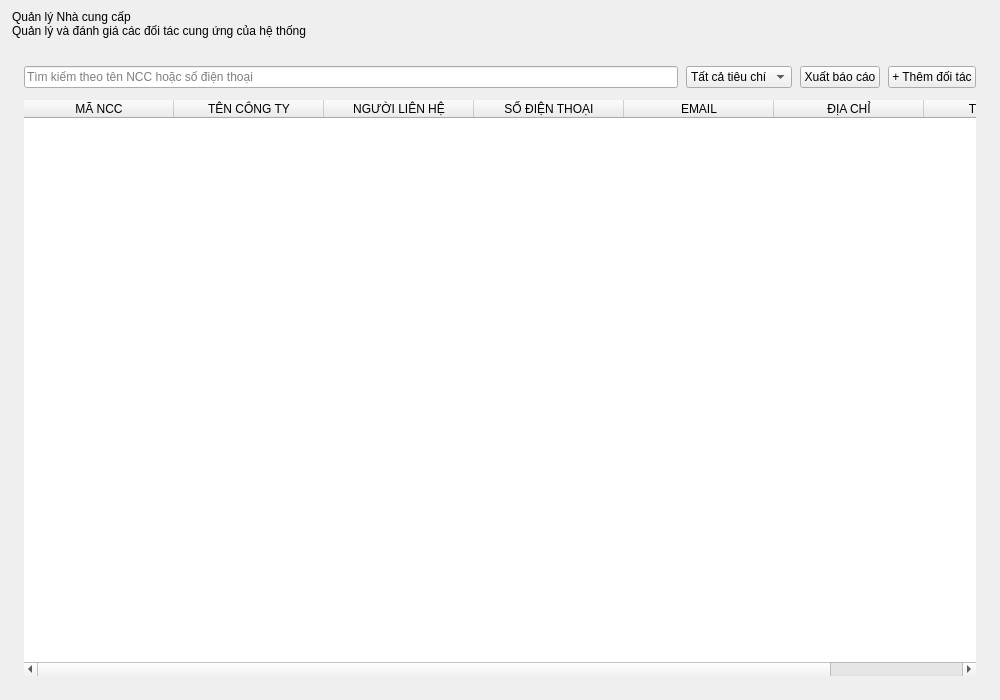
<?xml version="1.0" encoding="UTF-8"?>
<ui version="4.0">
 <class>SupplierManagement</class>
 <widget class="QWidget" name="SupplierManagement">
  <property name="geometry">
   <rect>
    <x>0</x>
    <y>0</y>
    <width>1000</width>
    <height>700</height>
   </rect>
  </property>
  <property name="styleSheet">
   <string notr="true">QWidget#SupplierManagement {
    background-color: #f1f5f9;
    color: #0f172a;
    font-family: &quot;Segoe UI&quot;, Arial, sans-serif;
}
QWidget {
    font-family: &quot;Segoe UI&quot;, Arial, sans-serif;
}
QLabel {
    background-color: transparent;
    border: none;
    color: #0f172a;
}

QLineEdit,
QComboBox,
QDateEdit,
QSpinBox,
QDoubleSpinBox {
    background-color: #ffffff;
    border: 1px solid #e2e8f0;
    border-radius: 8px;
    padding: 0px 12px;
    min-height: 38px;
    font-size: 13px;
    color: #0f172a;
    selection-background-color: #1d4ed8;
    selection-color: #ffffff;
}
QTextEdit {
    background-color: #ffffff;
    border: 1px solid #e2e8f0;
    border-radius: 8px;
    padding: 8px 10px;
    font-size: 13px;
    color: #0f172a;
    selection-background-color: #1d4ed8;
    selection-color: #ffffff;
}
QLineEdit:hover,
QComboBox:hover,
QDateEdit:hover,
QSpinBox:hover,
QDoubleSpinBox:hover,
QTextEdit:hover {
    border: 1px solid #cbd5e1;
}
QLineEdit:focus,
QComboBox:focus,
QDateEdit:focus,
QSpinBox:focus,
QDoubleSpinBox:focus,
QTextEdit:focus {
    border: 1px solid #1d4ed8;
}
QLineEdit:disabled,
QComboBox:disabled,
QDateEdit:disabled,
QSpinBox:disabled,
QDoubleSpinBox:disabled {
    background-color: #f8fafc;
    color: #94a3b8;
}

QComboBox::drop-down {
    subcontrol-origin: padding;
    subcontrol-position: center right;
    border: none;
    background-color: transparent;
    width: 26px;
}
QComboBox::down-arrow {
    image: url(assets/images/chevron-down.png);
    width: 10px;
    height: 10px;
}
QComboBox::down-arrow:on {
    image: url(assets/images/chevron-up.png);
}
QComboBox QAbstractItemView {
    background-color: #ffffff;
    border: 1px solid #e2e8f0;
    border-radius: 8px;
    padding: 4px;
    outline: none;
    selection-background-color: #f1f5f9;
    selection-color: #0f172a;
}
QComboBox QAbstractItemView::item {
    color: #0f172a;
    min-height: 30px;
    padding: 4px 10px;
    border-radius: 6px;
}
QComboBox QAbstractItemView::item:hover {
    background-color: #f1f5f9;
    color: #0f172a;
}
QComboBox QAbstractItemView::item:selected {
    background-color: #e2e8f0;
    color: #0f172a;
}

QSpinBox::up-button,
QSpinBox::down-button,
QDoubleSpinBox::up-button,
QDoubleSpinBox::down-button,
QDateEdit::up-button,
QDateEdit::down-button {
    subcontrol-origin: border;
    width: 20px;
    border: none;
    background-color: transparent;
}
QSpinBox::up-button,
QDoubleSpinBox::up-button,
QDateEdit::up-button {
    subcontrol-position: top right;
}
QSpinBox::down-button,
QDoubleSpinBox::down-button,
QDateEdit::down-button {
    subcontrol-position: bottom right;
}
QSpinBox::up-button:hover,
QSpinBox::down-button:hover,
QDoubleSpinBox::up-button:hover,
QDoubleSpinBox::down-button:hover,
QDateEdit::up-button:hover,
QDateEdit::down-button:hover {
    background-color: #f1f5f9;
}
QSpinBox::up-arrow,
QDoubleSpinBox::up-arrow,
QDateEdit::up-arrow {
    image: url(assets/images/chevron-up.png);
    width: 9px;
    height: 9px;
}
QSpinBox::down-arrow,
QDoubleSpinBox::down-arrow,
QDateEdit::down-arrow {
    image: url(assets/images/chevron-down.png);
    width: 9px;
    height: 9px;
}

QCheckBox {
    background-color: transparent;
    color: #334155;
    font-size: 13px;
    font-weight: bold;
    spacing: 8px;
}
QCheckBox::indicator {
    width: 16px;
    height: 16px;
    border: 1px solid #cbd5e1;
    border-radius: 4px;
    background-color: #ffffff;
}
QCheckBox::indicator:hover {
    border: 1px solid #1d4ed8;
}
QCheckBox::indicator:checked {
    background-color: #1d4ed8;
    border: 1px solid #1d4ed8;
}

QPushButton {
    background-color: #ffffff;
    color: #64748b;
    border: 1px solid #e2e8f0;
    border-radius: 8px;
    padding: 0px 16px;
    min-height: 38px;
    font-size: 12px;
    font-weight: bold;
}
QPushButton:hover {
    background-color: #eff6ff;
    color: #1d4ed8;
    border: 1px solid #1d4ed8;
}
QPushButton:pressed {
    background-color: #dbeafe;
}
QPushButton:disabled {
    background-color: #f8fafc;
    color: #cbd5e1;
    border: 1px solid #e2e8f0;
}

QPushButton#RowActionButton {
    background-color: transparent;
    border: none;
    border-radius: 6px;
    padding: 0px;
    min-width: 28px;
    max-width: 28px;
    min-height: 28px;
    max-height: 28px;
    color: #64748b;
}
QPushButton#RowActionButton:hover {
    background-color: #f1f5f9;
    border: none;
    color: #0f172a;
}
QPushButton#RowActionButton:pressed {
    background-color: #e2e8f0;
    border: none;
    color: #0f172a;
}

QPushButton#btnEditRow:hover {
    background-color: #eff6ff;
    color: #1d4ed8;
}

QPushButton#btnDeleteRow:hover {
    background-color: #fef2f2;
    color: #dc2626;
}

QTableWidget {
    background-color: transparent;
    border: none;
    gridline-color: #f1f5f9;
    font-size: 13px;
    color: #334155;
    outline: none;
}
QTableWidget::item {
    padding: 8px;
    border-bottom: 1px solid #f1f5f9;
}
QTableWidget::item:selected {
    background-color: #eff6ff;
    color: #1d4ed8;
}
QHeaderView {
    background-color: #f8fafc;
    border: none;
    border-bottom: 1px solid #e2e8f0;
}
QHeaderView::section {
    background-color: #f8fafc;
    color: #64748b;
    font-size: 11px;
    font-weight: 700;
    padding: 10px 8px;
    border: none;
    border-bottom: 1px solid #e2e8f0;
}
QTableCornerButton::section {
    background-color: #f8fafc;
    border: none;
}

QLabel[badge=&quot;info&quot;] {
    background-color: #dbeafe;
    color: #1d4ed8;
    border-radius: 6px;
    padding: 3px 10px;
    font-size: 11px;
    font-weight: 700;
}
QLabel[badge=&quot;success&quot;] {
    background-color: #d1fae5;
    color: #059669;
    border-radius: 6px;
    padding: 3px 10px;
    font-size: 11px;
    font-weight: 700;
}
QLabel[badge=&quot;warning&quot;] {
    background-color: #ffedd5;
    color: #ea580c;
    border-radius: 6px;
    padding: 3px 10px;
    font-size: 11px;
    font-weight: 700;
}
QLabel[badge=&quot;danger&quot;] {
    background-color: #fee2e2;
    color: #dc2626;
    border-radius: 6px;
    padding: 3px 10px;
    font-size: 11px;
    font-weight: 700;
}
QLabel[badge=&quot;neutral&quot;] {
    background-color: #e2e8f0;
    color: #64748b;
    border-radius: 6px;
    padding: 3px 10px;
    font-size: 11px;
    font-weight: 700;
}
QLabel[badge=&quot;violet&quot;] {
    background-color: #ede9fe;
    color: #6d28d9;
    border-radius: 6px;
    padding: 3px 10px;
    font-size: 11px;
    font-weight: 700;
}
QLabel[trend=&quot;up&quot;] {
    background-color: #ecfdf5;
    color: #059669;
    border-radius: 4px;
    padding: 2px 6px;
    font-size: 11px;
    font-weight: 700;
}
QLabel[trend=&quot;down&quot;] {
    background-color: #fef2f2;
    color: #dc2626;
    border-radius: 4px;
    padding: 2px 6px;
    font-size: 11px;
    font-weight: 700;
}
QLabel[trend=&quot;flat&quot;] {
    background-color: #f1f5f9;
    color: #64748b;
    border-radius: 4px;
    padding: 2px 6px;
    font-size: 11px;
    font-weight: 700;
}
QLabel[state=&quot;up&quot;] {
    color: #10b981;
    font-weight: bold;
}
QLabel[state=&quot;down&quot;] {
    color: #ef4444;
    font-weight: bold;
}
QLabel[state=&quot;flat&quot;] {
    color: #64748b;
    font-weight: bold;
}
QLabel[state=&quot;warning&quot;] {
    color: #eab308;
    font-weight: bold;
}
QLabel[state=&quot;safe&quot;] {
    color: #10b981;
}

QScrollArea {
    background-color: transparent;
    border: none;
}
QScrollArea &gt; QWidget &gt; QWidget {
    background-color: transparent;
}
QAbstractScrollArea::viewport {
    background-color: transparent;
}
QScrollBar:vertical {
    background-color: transparent;
    width: 10px;
    margin: 0px;
    border: none;
}
QScrollBar::handle:vertical {
    background-color: #cbd5e1;
    min-height: 35px;
    border-radius: 5px;
}
QScrollBar::handle:vertical:hover {
    background-color: #94a3b8;
}
QScrollBar::handle:vertical:pressed {
    background-color: #64748b;
}
QScrollBar::add-line:vertical,
QScrollBar::sub-line:vertical {
    height: 0px;
    width: 0px;
    background: transparent;
    border: none;
}
QScrollBar::up-arrow:vertical,
QScrollBar::down-arrow:vertical {
    width: 0px;
    height: 0px;
    background: transparent;
    border: none;
}
QScrollBar::add-page:vertical,
QScrollBar::sub-page:vertical {
    background: transparent;
}
QScrollBar:horizontal {
    background-color: transparent;
    height: 10px;
    margin: 0px;
    border: none;
}
QScrollBar::handle:horizontal {
    background-color: #cbd5e1;
    min-width: 35px;
    border-radius: 5px;
}
QScrollBar::handle:horizontal:hover {
    background-color: #94a3b8;
}
QScrollBar::handle:horizontal:pressed {
    background-color: #64748b;
}
QScrollBar::add-line:horizontal,
QScrollBar::sub-line:horizontal {
    width: 0px;
    height: 0px;
    background: transparent;
    border: none;
}
QScrollBar::left-arrow:horizontal,
QScrollBar::right-arrow:horizontal {
    width: 0px;
    height: 0px;
    background: transparent;
    border: none;
}
QScrollBar::add-page:horizontal,
QScrollBar::sub-page:horizontal {
    background: transparent;
}

QMenu {
    background-color: #ffffff;
    border: 1px solid #e2e8f0;
    border-radius: 8px;
    padding: 6px;
}
QMenu::item {
    background-color: transparent;
    color: #334155;
    border-radius: 6px;
    padding: 7px 18px;
    font-size: 13px;
}
QMenu::item:selected {
    background-color: #eff6ff;
    color: #1d4ed8;
}
QMenu::separator {
    height: 1px;
    background-color: #e2e8f0;
    margin: 6px 4px;
}

QFrame#frameHeader,
QFrame#frameToolbar,
QFrame#framePagination {
    background-color: transparent;
    border: none;
}

QFrame#frameTable {
    background-color: #ffffff;
    border: 1px solid #e2e8f0;
    border-radius: 14px;
}

QLabel#lblTitle {
    color: #0f172a;
    font-size: 24px;
    font-weight: 700;
    padding: 0px;
    margin: 0px;
}

QLabel#lblSubtitle,
QLabel#lblSub {
    color: #6b7280;
    font-size: 12px;
    font-weight: normal;
    margin-top: 4px;
}

QPushButton#btnAdd {
    background-color: #1d4ed8;
    color: #ffffff;
    border: none;
    border-radius: 8px;
    padding: 0px 20px;
    min-height: 38px;
    font-size: 13px;
    font-weight: 700;
}
QPushButton#btnAdd:hover {
    background-color: #1e3a8a;
}
QPushButton#btnAdd:pressed {
    background-color: #1e40af;
}
QPushButton#btnAdd:disabled {
    background-color: #cbd5e1;
    color: #f8fafc;
}

QPushButton#btnDelete {
    background-color: #ffffff;
    color: #dc2626;
    border: 1px solid #e2e8f0;
    border-radius: 8px;
    padding: 0px 16px;
    min-height: 38px;
    font-size: 12px;
    font-weight: bold;
}
QPushButton#btnDelete:hover {
    background-color: #fef2f2;
    border: 1px solid #dc2626;
}
QPushButton#btnDelete:disabled {
    background-color: #f8fafc;
    color: #cbd5e1;
    border: 1px solid #e2e8f0;
}

QLabel#lblPaginationInfo,
QLabel#lblPage {
    color: #64748b;
    font-size: 12px;
}

QPushButton#btnPrev,
QPushButton#btnNext,
QPushButton#btnPrevPage,
QPushButton#btnNextPage {
    background-color: #ffffff;
    color: #334155;
    border: 1px solid #e2e8f0;
    border-radius: 8px;
    min-width: 34px;
    max-width: 34px;
    min-height: 32px;
    max-height: 32px;
    padding: 0px;
    font-size: 14px;
    font-weight: bold;
}
QPushButton#btnPrev:hover,
QPushButton#btnNext:hover,
QPushButton#btnPrevPage:hover,
QPushButton#btnNextPage:hover {
    background-color: #eff6ff;
    border: 1px solid #1d4ed8;
    color: #1d4ed8;
}
QPushButton#btnPrev:disabled,
QPushButton#btnNext:disabled,
QPushButton#btnPrevPage:disabled,
QPushButton#btnNextPage:disabled {
    background-color: #f8fafc;
    border: 1px solid #e2e8f0;
    color: #cbd5e1;
}

QPushButton#PageNumberButton {
    background-color: #ffffff;
    color: #334155;
    border: 1px solid #e2e8f0;
    border-radius: 8px;
    min-width: 32px;
    max-width: 32px;
    min-height: 32px;
    max-height: 32px;
    padding: 0px;
    font-size: 12px;
    font-weight: bold;
}
QPushButton#PageNumberButton:hover {
    background-color: #eff6ff;
    border: 1px solid #1d4ed8;
    color: #1d4ed8;
}
QPushButton#PageNumberButton:checked {
    background-color: #1d4ed8;
    border: 1px solid #1d4ed8;
    color: #ffffff;
}
QPushButton#PageNumberButton:disabled {
    background-color: transparent;
    border: none;
    color: #94a3b8;
}

QLineEdit#txtSearch {
    min-width: 260px;
}
QComboBox#cboFilter {
    min-width: 180px;
}
QPushButton#btnExport {
    min-width: 140px;
}</string>
  </property>
  <layout class="QVBoxLayout" name="verticalLayout">
   <property name="spacing">
    <number>16</number>
   </property>
   <property name="leftMargin">
    <number>12</number>
   </property>
   <property name="topMargin">
    <number>10</number>
   </property>
   <property name="rightMargin">
    <number>12</number>
   </property>
   <property name="bottomMargin">
    <number>12</number>
   </property>
   <item>
    <layout class="QVBoxLayout" name="titleLayout">
     <property name="spacing">
      <number>0</number>
     </property>
     <item>
      <widget class="QLabel" name="lblTitle">
       <property name="text">
        <string>Quản lý Nhà cung cấp</string>
       </property>
      </widget>
     </item>
     <item>
      <widget class="QLabel" name="lblSub">
       <property name="text">
        <string>Quản lý và đánh giá các đối tác cung ứng của hệ thống</string>
       </property>
      </widget>
     </item>
    </layout>
   </item>
   <item>
    <widget class="QFrame" name="frameTable">
     <property name="frameShape">
      <enum>QFrame::Shape::NoFrame</enum>
     </property>
     <layout class="QVBoxLayout" name="tableFrameLayout">
      <property name="spacing">
       <number>12</number>
      </property>
      <property name="leftMargin">
       <number>12</number>
      </property>
      <property name="topMargin">
       <number>12</number>
      </property>
      <property name="rightMargin">
       <number>12</number>
      </property>
      <property name="bottomMargin">
       <number>12</number>
      </property>
      <item>
       <layout class="QHBoxLayout" name="toolbarLayout">
        <property name="spacing">
         <number>8</number>
        </property>
        <item>
         <widget class="QLineEdit" name="txtSearch">
          <property name="placeholderText">
           <string>Tìm kiếm theo tên NCC hoặc số điện thoại</string>
          </property>
         </widget>
        </item>
        <item>
         <widget class="QComboBox" name="cboFilter">
          <item>
           <property name="text">
            <string>Tất cả tiêu chí</string>
           </property>
          </item>
          <item>
           <property name="text">
            <string>Tên công ty</string>
           </property>
          </item>
          <item>
           <property name="text">
            <string>Số điện thoại</string>
           </property>
          </item>
         </widget>
        </item>
        <item>
         <widget class="QPushButton" name="btnExport">
          <property name="cursor">
           <cursorShape>PointingHandCursor</cursorShape>
          </property>
          <property name="toolTip">
           <string>Đang phát triển cái này</string>
          </property>
          <property name="text">
           <string>Xuất báo cáo</string>
          </property>
          <property name="iconName" stdset="0">
           <string>export</string>
          </property>
          <property name="iconColor" stdset="0">
           <string>default</string>
          </property>
          <property name="iconPx" stdset="0">
           <number>14</number>
          </property>
         </widget>
        </item>
        <item>
         <widget class="QPushButton" name="btnAdd">
          <property name="cursor">
           <cursorShape>PointingHandCursor</cursorShape>
          </property>
          <property name="text">
           <string>+ Thêm đối tác</string>
          </property>
         </widget>
        </item>
       </layout>
      </item>
      <item>
       <widget class="QTableWidget" name="tblSuppliers">
        <property name="frameShape">
         <enum>QFrame::Shape::NoFrame</enum>
        </property>
        <property name="editTriggers">
         <set>QAbstractItemView::EditTrigger::NoEditTriggers</set>
        </property>
        <property name="alternatingRowColors">
         <bool>false</bool>
        </property>
        <property name="selectionMode">
         <enum>QAbstractItemView::SelectionMode::SingleSelection</enum>
        </property>
        <property name="selectionBehavior">
         <enum>QAbstractItemView::SelectionBehavior::SelectRows</enum>
        </property>
        <property name="showGrid">
         <bool>false</bool>
        </property>
        <attribute name="horizontalHeaderMinimumSectionSize">
         <number>90</number>
        </attribute>
        <attribute name="horizontalHeaderDefaultSectionSize">
         <number>150</number>
        </attribute>
        <attribute name="horizontalHeaderHighlightSections">
         <bool>false</bool>
        </attribute>
        <attribute name="horizontalHeaderStretchLastSection">
         <bool>true</bool>
        </attribute>
        <attribute name="verticalHeaderVisible">
         <bool>false</bool>
        </attribute>
        <attribute name="verticalHeaderMinimumSectionSize">
         <number>44</number>
        </attribute>
        <attribute name="verticalHeaderDefaultSectionSize">
         <number>44</number>
        </attribute>
        <column>
         <property name="text">
          <string>MÃ NCC</string>
         </property>
        </column>
        <column>
         <property name="text">
          <string>TÊN CÔNG TY</string>
         </property>
        </column>
        <column>
         <property name="text">
          <string>NGƯỜI LIÊN HỆ</string>
         </property>
        </column>
        <column>
         <property name="text">
          <string>SỐ ĐIỆN THOẠI</string>
         </property>
        </column>
        <column>
         <property name="text">
          <string>EMAIL</string>
         </property>
        </column>
        <column>
         <property name="text">
          <string>ĐỊA CHỈ</string>
         </property>
        </column>
        <column>
         <property name="text">
          <string>THAO TÁC</string>
         </property>
        </column>
       </widget>
      </item>
     </layout>
    </widget>
   </item>
  </layout>
 </widget>
 <resources/>
 <connections/>
</ui>
